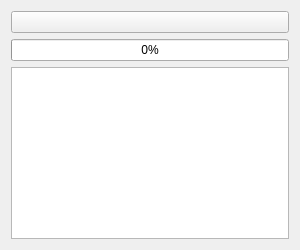
<?xml version="1.0" encoding="UTF-8"?>
<ui version="4.0">
 <class>RequestTestWidget</class>
 <widget class="QWidget" name="RequestTestWidget">
  <property name="geometry">
   <rect>
    <x>0</x>
    <y>0</y>
    <width>300</width>
    <height>250</height>
   </rect>
  </property>
  <property name="minimumSize">
   <size>
    <width>300</width>
    <height>0</height>
   </size>
  </property>
  <property name="windowTitle">
   <string>Form</string>
  </property>
  <layout class="QVBoxLayout" name="verticalLayout">
   <item>
    <widget class="QPushButton" name="pushButton"/>
   </item>
   <item>
    <widget class="QProgressBar" name="progressBar">
     <property name="value">
      <number>0</number>
     </property>
    </widget>
   </item>
   <item>
    <widget class="QPlainTextEdit" name="textArea">
     <property name="readOnly">
      <bool>true</bool>
     </property>
    </widget>
   </item>
  </layout>
 </widget>
 <resources/>
 <connections/>
</ui>
